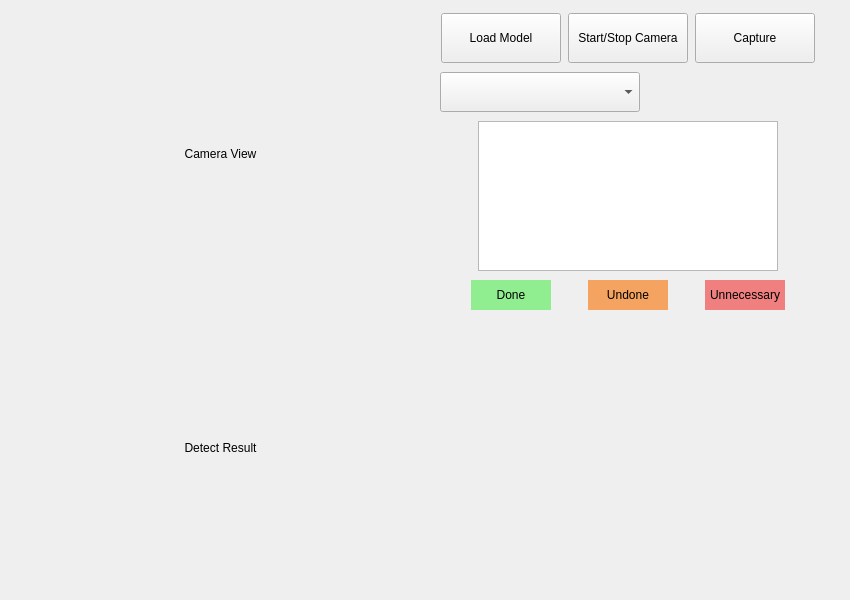
<?xml version="1.0" encoding="UTF-8"?>
<ui version="4.0">
 <class>MainWindow</class>
 <widget class="QMainWindow" name="MainWindow">
  <property name="geometry">
   <rect>
    <x>0</x>
    <y>0</y>
    <width>850</width>
    <height>600</height>
   </rect>
  </property>
  <property name="windowTitle">
   <string>MainWindow</string>
  </property>
  <widget class="QWidget" name="centralwidget">
   <widget class="QWidget" name="verticalLayoutWidget">
    <property name="geometry">
     <rect>
      <x>0</x>
      <y>10</y>
      <width>441</width>
      <height>581</height>
     </rect>
    </property>
    <layout class="QVBoxLayout" name="leftLayout">
     <item>
      <widget class="QLabel" name="cameraView">
       <property name="text">
        <string>Camera View</string>
       </property>
       <property name="scaledContents">
        <bool>false</bool>
       </property>
       <property name="alignment">
        <set>Qt::AlignCenter</set>
       </property>
      </widget>
     </item>
     <item>
      <widget class="QLabel" name="processedView">
       <property name="text">
        <string>Detect Result</string>
       </property>
       <property name="alignment">
        <set>Qt::AlignCenter</set>
       </property>
      </widget>
     </item>
    </layout>
   </widget>
   <widget class="QWidget" name="verticalLayoutWidget_2">
    <property name="geometry">
     <rect>
      <x>440</x>
      <y>10</y>
      <width>376</width>
      <height>306</height>
     </rect>
    </property>
    <layout class="QVBoxLayout" name="verticalLayout_2">
     <item>
      <layout class="QHBoxLayout" name="horizontalLayout">
       <property name="sizeConstraint">
        <enum>QLayout::SetFixedSize</enum>
       </property>
       <item>
        <widget class="QPushButton" name="pushButton_3">
         <property name="minimumSize">
          <size>
           <width>120</width>
           <height>50</height>
          </size>
         </property>
         <property name="maximumSize">
          <size>
           <width>120</width>
           <height>50</height>
          </size>
         </property>
         <property name="text">
          <string>Load Model</string>
         </property>
        </widget>
       </item>
       <item>
        <widget class="QPushButton" name="pushButton_2">
         <property name="minimumSize">
          <size>
           <width>120</width>
           <height>50</height>
          </size>
         </property>
         <property name="maximumSize">
          <size>
           <width>120</width>
           <height>50</height>
          </size>
         </property>
         <property name="text">
          <string>Start/Stop Camera</string>
         </property>
        </widget>
       </item>
       <item>
        <widget class="QPushButton" name="pushButton">
         <property name="minimumSize">
          <size>
           <width>120</width>
           <height>50</height>
          </size>
         </property>
         <property name="maximumSize">
          <size>
           <width>120</width>
           <height>50</height>
          </size>
         </property>
         <property name="text">
          <string>Capture</string>
         </property>
        </widget>
       </item>
      </layout>
     </item>
     <item>
      <layout class="QVBoxLayout" name="verticalLayout">
       <property name="sizeConstraint">
        <enum>QLayout::SetFixedSize</enum>
       </property>
       <property name="topMargin">
        <number>0</number>
       </property>
       <item alignment="Qt::AlignLeft">
        <widget class="QComboBox" name="dropdown">
         <property name="sizePolicy">
          <sizepolicy hsizetype="Minimum" vsizetype="Fixed">
           <horstretch>0</horstretch>
           <verstretch>0</verstretch>
          </sizepolicy>
         </property>
         <property name="minimumSize">
          <size>
           <width>200</width>
           <height>40</height>
          </size>
         </property>
         <property name="maximumSize">
          <size>
           <width>200</width>
           <height>40</height>
          </size>
         </property>
        </widget>
       </item>
      </layout>
     </item>
     <item>
      <layout class="QHBoxLayout" name="horizontalLayout_2">
       <property name="spacing">
        <number>6</number>
       </property>
       <property name="sizeConstraint">
        <enum>QLayout::SetFixedSize</enum>
       </property>
       <property name="leftMargin">
        <number>0</number>
       </property>
       <item>
        <widget class="QTextEdit" name="messageBox">
         <property name="sizePolicy">
          <sizepolicy hsizetype="Fixed" vsizetype="Fixed">
           <horstretch>0</horstretch>
           <verstretch>0</verstretch>
          </sizepolicy>
         </property>
         <property name="minimumSize">
          <size>
           <width>300</width>
           <height>150</height>
          </size>
         </property>
         <property name="maximumSize">
          <size>
           <width>300</width>
           <height>150</height>
          </size>
         </property>
         <property name="readOnly">
          <bool>true</bool>
         </property>
        </widget>
       </item>
      </layout>
     </item>
     <item>
      <layout class="QHBoxLayout" name="statusLegendLayout" stretch="0,0,0">
       <property name="spacing">
        <number>6</number>
       </property>
       <property name="sizeConstraint">
        <enum>QLayout::SetFixedSize</enum>
       </property>
       <item>
        <widget class="QLabel" name="complete_label">
         <property name="minimumSize">
          <size>
           <width>80</width>
           <height>30</height>
          </size>
         </property>
         <property name="maximumSize">
          <size>
           <width>80</width>
           <height>30</height>
          </size>
         </property>
         <property name="styleSheet">
          <string notr="true">background-color: lightgreen; font-size: 12px;</string>
         </property>
         <property name="text">
          <string>Done</string>
         </property>
         <property name="alignment">
          <set>Qt::AlignCenter</set>
         </property>
        </widget>
       </item>
       <item>
        <widget class="QLabel" name="pending_label">
         <property name="minimumSize">
          <size>
           <width>80</width>
           <height>30</height>
          </size>
         </property>
         <property name="maximumSize">
          <size>
           <width>80</width>
           <height>30</height>
          </size>
         </property>
         <property name="styleSheet">
          <string notr="true">background-color: sandybrown; font-size: 12px;</string>
         </property>
         <property name="text">
          <string>Undone</string>
         </property>
         <property name="alignment">
          <set>Qt::AlignCenter</set>
         </property>
        </widget>
       </item>
       <item>
        <widget class="QLabel" name="not_required_label">
         <property name="minimumSize">
          <size>
           <width>80</width>
           <height>30</height>
          </size>
         </property>
         <property name="maximumSize">
          <size>
           <width>80</width>
           <height>30</height>
          </size>
         </property>
         <property name="styleSheet">
          <string notr="true">background-color: lightcoral; font-size: 12px;</string>
         </property>
         <property name="text">
          <string>Unnecessary</string>
         </property>
         <property name="alignment">
          <set>Qt::AlignCenter</set>
         </property>
        </widget>
       </item>
      </layout>
     </item>
     <item>
      <layout class="QVBoxLayout" name="verticalLayout_4"/>
     </item>
    </layout>
   </widget>
  </widget>
 </widget>
 <resources/>
 <connections/>
</ui>
